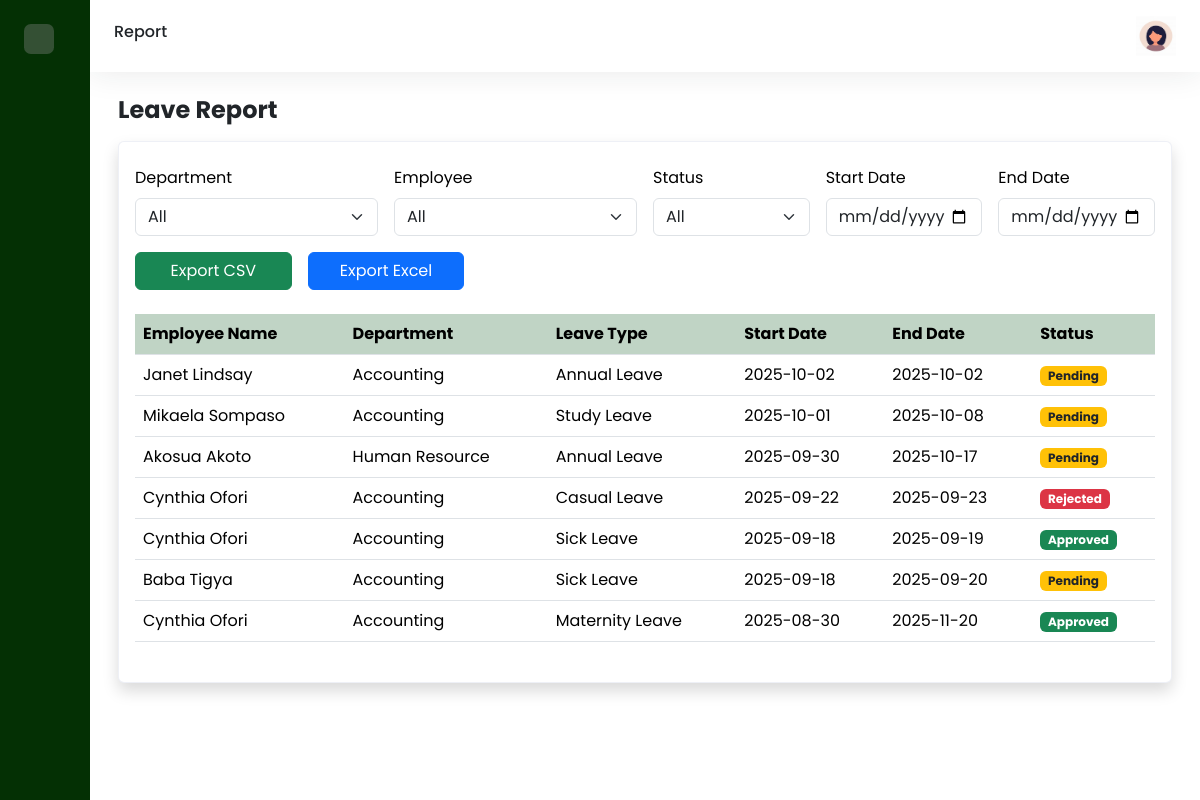
The page /admin/report.php (signed in) on the database its author committed.
### tables this page shows
CREATE TABLE `leave_request` (
  `request_id` int(11) NOT NULL,
  `employee_id` int(11) NOT NULL,
  `type_id` int(11) DEFAULT NULL,
  `start_date` date NOT NULL,
  `end_date` date NOT NULL,
  `leave_duration` int(11) NOT NULL,
  `reason` text DEFAULT NULL,
  `status` enum('pending','approved','rejected') NOT NULL DEFAULT 'pending',
  `request_date` timestamp NOT NULL DEFAULT current_timestamp(),
  `approved_by` int(11) DEFAULT NULL,
  `approved_on` timestamp NULL DEFAULT NULL,
  `manager_comments` text DEFAULT NULL
);

CREATE TABLE `employee` (
  `employee_id` int(11) NOT NULL,
  `first_name` varchar(100) NOT NULL,
  `last_name` varchar(100) NOT NULL,
  `email` varchar(255) NOT NULL,
  `hire_date` date NOT NULL,
  `department_id` int(11) NOT NULL,
  `gender` enum('Male','Female') NOT NULL,
  `manager_id` int(11) DEFAULT NULL,
  `username` varchar(100) NOT NULL,
  `password` varchar(100) NOT NULL,
  `role` enum('administrator','employee','manager','') NOT NULL DEFAULT 'employee',
  `mobile` int(30) NOT NULL
);

CREATE TABLE `department` (
  `department_id` int(11) NOT NULL,
  `department_name` varchar(100) NOT NULL,
  `manager_id` int(11) DEFAULT NULL
);

CREATE TABLE `leave_type` (
  `type_id` int(11) NOT NULL,
  `type_name` varchar(100) NOT NULL,
  `description` text DEFAULT NULL,
  `requires_approval` tinyint(1) NOT NULL DEFAULT 1,
  `default_accrualrate_perperiod` decimal(5,2) NOT NULL DEFAULT 0.00,
  `max_carryover_days` int(11) NOT NULL DEFAULT 0
);

### admin/report.php (the view, shortened to what this page needs)
<?php
$role = $_SESSION["role"];
$host = "localhost";
$db   = "leave_management";
$user = "root";
$pass = "";
$conn = new mysqli($host, $user, $pass, $db);
$where = "1=1";
$query = "
    SELECT l.request_id, e.first_name, e.last_name, d.department_name, lt.type_name,
           l.start_date, l.end_date, l.status
    FROM leave_request l
    JOIN employee e ON l.employee_id = e.employee_id
    JOIN department d ON e.department_id = d.department_id
    LEFT JOIN leave_type lt ON l.type_id = lt.type_id
    WHERE $where
    ORDER BY l.start_date DESC
";
$leaves = $conn->query($query);
?>
<!DOCTYPE html>
<html>
    <head>
        <link href='https://cdn.boxicons.com/fonts/basic/boxicons.min.css' rel='stylesheet'>
        <link href="https://cdn.jsdelivr.net/npm/bootstrap@5.3.7/dist/css/bootstrap.min.css" rel="stylesheet"
>
        <link rel="stylesheet" href="../assets/css/dashboard.css">
    </head>
    <body>
        <div class="wrapper">
            <aside id="sidebar">
                <div class="d-flex justify-content-between p-4">
                    <button class="toggle-btn border-0" type="button">
                    </button>
                </div>
                <ul class="sidebar-nav">
                    <li class="sidebar-item">
                        <a href="../admin.php" class="sidebar-link">
                        </a>
                    </li>
                    <li class="sidebar-item">
                        <a href="#" class="sidebar-link collapsed has-dropdown"data-bs-toggle="collapse"
                        data-bs-target="#dept" aria-expanded="false" aria-controls="dept">
                        </a>
                    </li>
                    <li class="sidebar-item">
                        <a href="#" class="sidebar-link collapsed has-dropdown"data-bs-toggle="collapse"
                        data-bs-target="#leaves" aria-expanded="false" aria-controls="leaves">
                        </a>
                    </li>
                    <li class="sidebar-item">
                        <a href="#" class="sidebar-link collapsed has-dropdown"data-bs-toggle="collapse"
                        data-bs-target="#emp" aria-expanded="false" aria-controls="emp">
                        </a>
                    </li>
                    <li class="sidebar-item">
                        <a href="#" class="sidebar-link collapsed has-dropdown"data-bs-toggle="collapse"
                        data-bs-target="#manage" aria-expanded="false" aria-controls="manage">
                        </a>
                    </li>
                    <li class="sidebar-item">
                        <a href="report.php" class="sidebar-link">
                        </a>
                    </li>
                    <li class="sidebar-item">
                        <a href="settings.php" class="sidebar-link">
                        </a>
                    </li>
                </ul>
                <div class="sidebar-footer">
                    <a href="../logout.php" class="sidebar-link">
                    </a>
                </div>
            </aside>
            <div class="main">
                <nav class="navbar navbar-expand px-4 py-3">
                    <h6>Report</h6>
                    <div class="navbar-collapse collapse">
                        <ul class="navbar-nav ms-auto">
                            <li class="nav-item dropdown">
                                <a href="#" data-bs-toggle="dropdown" class="nav-icon pe-md-0">
                                   <img src="../assets/img/avatar.jpeg" alt="" class="avatar img-fluid">
                                </a>
                            </li>
                        </ul>
                    </div>
                </nav>
                <main class="content px-3 py-4">
                    <div class="container-fluid">
                        <div class="mb-3">
                            <h2 class="fw-bold fs-4 mb-3">
                                Leave Report
                            </h2>
                            <div class="row">
                                <div class="col-12">
                                    <div class="card shadow">
                                        <div class="card-body py-4">
                                            <form method="GET" class="row g-3 mb-4">
                                                <?php if ($role === "administrator"): ?>
                                                    <div class="col-md-3">
                                                        <label class="form-label">Department</label>
                                                        <select name="department_id" class="form-select">
                                                            <option value="">All</option>
                                                        </select>
                                                    </div>
                                                <?php endif; ?>
                                                <div class="col-md-3">
                                                    <label class="form-label">Employee</label>
                                                    <select name="employee_id" class="form-select">
                                                        <option value="">All</option>
                                                    </select>
                                                </div>
                                                <div class="col-md-2">
                                                    <label class="form-label">Status</label>
                                                    <select name="status" class="form-select">
                                                        <option value="">All</option>
                                                    </select>
                                                </div>
                                                <div class="col-md-2">
                                                    <label class="form-label">Start Date</label>
                                                    <input type="date" name="start_date" class="form-control" value="<?= $_GET['start_date'] ?? '' ?>">
                                                </div>
                                                <div class="col-md-2">
                                                    <label class="form-label">End Date</label>
                                                    <input type="date" name="end_date" class="form-control" value="<?= $_GET['end_date'] ?? '' ?>">
                                                </div>
                                                <div class="col-md-2 d-flex align-items-end">
                                                    <button type="submit" name="export" value="csv" class="btn btn-success w-100">Export CSV</button>
                                                </div>
                                                <div class="col-md-2 d-flex align-items-end">
                                                    <button type="submit" name="export" value="excel" class="btn btn-primary w-100">Export Excel</button>
                                                </div>
                                            </form>
                                            <table class="table table-hover">
                                                <thead>
                                                    <tr class="highlight">
                                                        <th scope="col">Employee Name</th>
                                                        <th scope="col">Department</th>
                                                        <th scope="col">Leave Type</th>
                                                        <th scope="col">Start Date</th>
                                                        <th scope="col">End Date</th>
                                                        <th scope="col">Status</th>
                                                    </tr>
                                                </thead>
                                                <tbody>
                                                    <?php while ($row = $leaves->fetch_assoc()): ?>
                                                        <tr>
                                                            <td><?= htmlspecialchars($row['first_name']." ".$row['last_name']); ?></td>
                                                            <td><?= htmlspecialchars($row['department_name']); ?></td>
                                                            <td><?= $row['type_name'] ? htmlspecialchars($row['type_name']) : 'N/A'; ?></td>
                                                            <td><?= htmlspecialchars($row['start_date']); ?></td>
                                                            <td><?= htmlspecialchars($row['end_date']); ?></td>
                                                            <td>
                                                                <?php if ($row['status']=='approved'): ?>
                                                                    <span class="badge bg-success">Approved</span>
                                                                <?php elseif ($row['status']=='pending'): ?>
                                                                    <span class="badge bg-warning text-dark">Pending</span>
                                                                <?php else: ?>
                                                                    <span class="badge bg-danger">Rejected</span>
                                                                <?php endif; ?>
                                                            </td>
                                                        </tr>
                                                    <?php endwhile; ?>
                                                </tbody>
                                            </table>
                                        </div>
                                    </div>
                                </div>
                            </div>
                        </div>
                    </div>
                </main>
            </div>
        </div>
    </body>
</html>

### assets/css/dashboard.css (style rules this page uses)
body { font-family: 'Poppins', sans-serif; }
a { text-decoration: none; }
li { list-style: none; }
.wrapper { display: flex; }
.main { display: flex; flex-direction: column; min-height: 100vh; width: 100%; overflow: hidden; transition: all 0.25s ease-in-out; background-color: #FFF; }
#sidebar { width: 90px; min-width: 90px; transition: all 0.25s ease-in-out; background-color: #043004ff; display: flex; flex-direction: column; }
.toggle-btn { width: 30px; height: 30px; color: #FFF; border-radius: 0.425rem; font-size: 18px; display: flex; justify-content: center; align-items: center; background-color: #345034; }
.sidebar-nav { padding: 0.8rem; flex: 11 auto; z-index: 10; }
a.sidebar-link { padding: .625rem 1.125rem; color: #9db1a1; display: block; white-space: nowrap; font-weight: 700; border-left: 3px solid transparent; }
.sidebar-item { position: relative; }
.navbar { background-color: #FFF; box-shadow: 0 0 2rem 0 rgba(33, 37, 41, 0.1); }
.navbar-expand .navbar-collapse { min-width: 200px; }
.avatar { height: 40px; width: 40px; }
.card { background-color: #FFF; transition: 0.4s; cursor: pointer; color: #000; margin-bottom: 1rem; border-color: rgba(231, 234, 243, 0.7); }
.table>thead tr { color: #FFF; text-align: left; }
tr.highlight th { background-color: #c0d4c5; color: #000; }
.content { flex: 11 auto; }

### rows shown on the page
leave_request: employee.last_name "Janet Lindsay", department.department_name "Accounting", type.type_name "Annual Leave", start_date "2025-10-02", end_date "2025-10-02", status "Pending"
leave_request: employee.last_name "Mikaela Sompaso", department.department_name "Accounting", type.type_name "Study Leave", start_date "2025-10-01", end_date "2025-10-08", status "Pending"
leave_request: employee.last_name "Akosua Akoto", department.department_name "Human Resource", type.type_name "Annual Leave", start_date "2025-09-30", end_date "2025-10-17", status "Pending"
leave_request: employee.last_name "Cynthia Ofori", department.department_name "Accounting", type.type_name "Casual Leave", start_date "2025-09-22", end_date "2025-09-23", status "Rejected"
leave_request: employee.last_name "Cynthia Ofori", department.department_name "Accounting", type.type_name "Sick Leave", start_date "2025-09-18", end_date "2025-09-19", status "Approved"
leave_request: employee.last_name "Baba Tigya", department.department_name "Accounting", type.type_name "Sick Leave", start_date "2025-09-18", end_date "2025-09-20", status "Pending"
leave_request: employee.last_name "Cynthia Ofori", department.department_name "Accounting", type.type_name "Maternity Leave", start_date "2025-08-30", end_date "2025-11-20", status "Approved"
